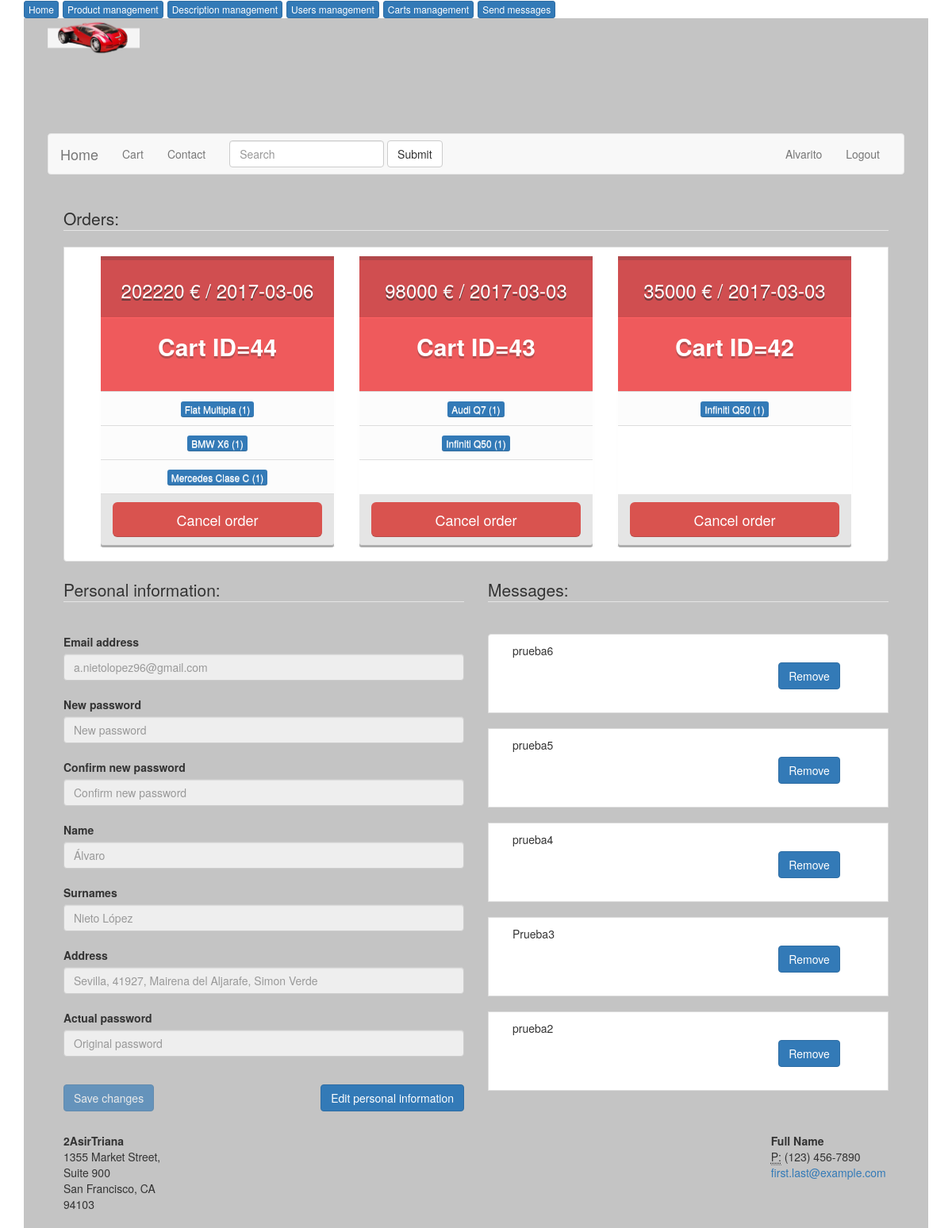
The app's page /profile.php (signed in) with its own data.
### tables this page shows
CREATE TABLE `cart` (
  `oid` int(8) NOT NULL,
  `value` int(7) NOT NULL DEFAULT '0',
  `date` date NOT NULL,
  `users.id` int(8) NOT NULL
);

CREATE TABLE `item` (
  `reference` int(8) NOT NULL,
  `name` varchar(50) NOT NULL,
  `value` int(8) NOT NULL,
  `chassis` varchar(250) NOT NULL,
  `traction` varchar(30) NOT NULL,
  `transmission` varchar(30) NOT NULL,
  `type` varchar(50) NOT NULL,
  `description` varchar(375) NOT NULL,
  `description_long` varchar(3000) NOT NULL,
  `stock` int(8) NOT NULL,
  `pic` varchar(250) NOT NULL
);

CREATE TABLE `quantity` (
  `item.reference` int(8) NOT NULL,
  `cart.oid` int(8) NOT NULL,
  `quantity` int(8) NOT NULL
);

CREATE TABLE `users` (
  `id` int(7) NOT NULL,
  `nick` varchar(20) NOT NULL,
  `email` varchar(255) NOT NULL,
  `password` varchar(50) NOT NULL,
  `address` varchar(200) DEFAULT NULL,
  `type` enum('admin','user') NOT NULL DEFAULT 'user',
  `name` varchar(30) DEFAULT NULL,
  `surname` varchar(60) DEFAULT NULL
);

CREATE TABLE `messages` (
  `mid` int(8) NOT NULL,
  `users.id` int(8) NOT NULL,
  `message` varchar(250) NOT NULL
);

### profile.php (the view, shortened to what this page needs)
<!DOCTYPE html>
<html lang="">
  <head>
    <link href="css/bootstrap.css" rel="stylesheet">
    <link href="js/bootstrap.js" rel="stylesheet">
    <link rel="stylesheet" type="text/css" href="css/index.css">
    <link rel="stylesheet" type="text/css" href="css/cart.css">
    <link rel="stylesheet" type="text/css" href="css/profile.css">
    </head>
    <body>
      <?php
      if ($_SESSION['user'] == "unloged") {
        header("Location: index.php");
      } else {
      include_once("php/connection.php");
      $sql="select * from users where
      nick='".$_SESSION["user"]."';";
      if ($result = $connection->query($sql)) {
        if ($result->num_rows==0) {
          echo "Error";
          $_SESSION="unloged";
          header("Location: index.php");
        } else {
            $objuser = $result->fetch_object();
          }
        } else {
          echo "Wrong Query";
          var_dump($sql);
      }
      }
      ?>
     <div class="container">
       <?php
       if ($_SESSION["type"] == "admin") {
         include_once("controlpanel.php");
       }
        ?>
        <div class="col-md-12" id="container">
          <div class="col-md-12" id="header">
            <img class="pull-left" src="images/logo.png" style="height:50px; width:auto;"/>
            <nav class="navbar navbar-default" id="navbar">
              <div class="container-fluid">
                <div class="navbar-header">
                  <a class="navbar-brand active" href="index.php">Home</a>
                </div>
                <div class="collapse navbar-collapse" id="bs-example-navbar-collapse-1">
                  <ul class="nav navbar-nav">
                    <li><a href="cart.php">Cart <?php if(isset($_SESSION['cartadd']) && !empty($_SESSION['cartadd'])) {echo "<i class='glyphicon glyphicon-exclamation-sign'></i>";}?></a></li>
                    <li><a href="contact.php">Contact</a></li>
                  </ul>
                  <form class="navbar-form navbar-left">
                    <div class="form-group">
                      <input type="text" class="form-control" placeholder="Search">
                    </div>
                    <button type="submit" class="btn btn-default">Submit</button>
                  </form>
                  <ul class="nav navbar-nav navbar-right">
                    <?php
                    if($_SESSION["user"] == "unloged" or "" ) {
                       echo "
                       <li><a href='register.php'>Register</a></li>
                       <li class='dropdown'>
                        <a href='#' class='dropdown-toggle' data-toggle='dropdown' role='button'
                        aria-haspopup='true' aria-expanded='false'>Log in<span class='caret'></span></a>
                        <ul class='dropdown-menu'>
                          <form class='navbar-form navbar-left' id='loger' method='POST' action='php/login.php'>
                            <div class='form-group'>
                              <input type='text' class='form-control' name='user' placeholder='user' required><br><br>
                              <input type='password' class='form-control' name='password' placeholder='password' required><br><br>
                            </div>
                            <input type='checkbox' id='remember' name='remember' value='rememberme'>
                              <label for='remember'>Remember me</label>
                            <button type='submit' class='btn btn-default' value='login'>Log In</button>
                          </form>
                        </ul>
                      </li>";
                    } else { echo "
                      <li><a href='profile.php'>".$_SESSION['user']."</a></li>
                      <li><a id='logerout' onclick='return alertlogout()' href='#' value='logout'>Logout</a></li>
                      ";
                  }
                    ?>
                  </ul>
                </div>
              </div>
            </nav>
          </div>
          <div class="col-md-12" id="content">
            <div class="col-md-12" id="orders">
             <legend>Orders:</legend>
              <div class="list-group-item" style="min-height:100px; margin-top:20px;margin-bottom:20px; overflow:auto; ">
                   <div class="col-md-12" style="height: 375px; overflow-y: scroll;">
                     <?php
                     $sql = "SELECT * FROM users WHERE `nick` = '".$_SESSION['user']."'";
                     $result = $connection->query($sql);
                     $obj = $result->fetch_object();
                     $userid = $obj->id;
                     $sql = "SELECT * FROM cart WHERE `users.id` = '$userid' ORDER BY `oid` DESC";
                     $result = $connection->query($sql);
                     while ($obj = $result->fetch_object()) {
                       echo "<div class='col-md-4'>
                         <div class='panel price panel-red'>
                            <div class='panel-heading  text-center'>
                            <h3> $obj->value € / $obj->date </h3>
                            </div>
                            <div class='panel-body text-center'>
                              <p class='lead' style='font-size:30px'><strong>Cart ID=$obj->oid</strong></p>
                            </div>
                            <ul class='list-group list-group-flush text-center' style='height: 130px; overflow: auto'>";
                            $sql1 = "SELECT * FROM quantity WHERE `cart.oid` = '$obj->oid'";
                            $result1 = $connection->query($sql1);
                            while ($obj1 = $result1->fetch_object()) {
                              $ref = $obj1->{"item.reference"};
                              $sql2 = "SELECT * FROM item WHERE `reference` = '$ref'";
                              $result2 = $connection->query($sql2);
                                 while ($obj2 = $result2->fetch_object()) {
                                   echo "<li class='list-group-item'><i class='icon-ok text-danger'></i><a href='item.php?id=$ref' class='btn btn-primary btn-xs'>$obj2->name ($obj1->quantity)</a></li>";
                                 }
                            }
                           echo "</ul>
                            <div class='panel-footer'>
                              <a class='btn btn-lg btn-block btn-danger' href='php/delete.php?usercartdel=$obj->oid'>Cancel order</a>
                            </div>
                          </div>
                        </div>";
                     }
                      ?>
                   </div>
            </div>
          </div>
            <div class="col-md-6" id="personalinfo">
              <form id="registerform" method="POST" onSubmit="return validationPass()" action="php/dataupdate.php">
                <fieldset>
                  <legend>Personal information:</legend>
                    <div class="form-group" id="alterdata">
                      <br />
                      <label for="email">Email address</label>
                      <input type="email" name="email" class="form-control" id="email" aria-describedby="emailHelp" placeholder="<?php echo "$objuser->email";?>" disabled>
                      <br />
                      <label for="password">New password</label>
                      <input type="password" name="password" class="form-control" id="password" placeholder="New password" disabled>
                      <br />
                      <label for="password2">Confirm new password</label>
                      <input type="password" name="password2" class="form-control" id="password2" placeholder="Confirm new password" disabled>
                      <br />
                      <label for="name1">Name</label>
                      <input type="text" name="name" class="form-control" id="name1" placeholder="<?php echo "$objuser->name";?>" disabled>
                      <br />
                      <label for="surname">Surnames</label>
                      <input type="text" name="surname" class="form-control" id="surname" placeholder="<?php echo "$objuser->surname";?>" disabled>
                      <br />
                      <label for="address">Address</label>
                      <input type="text" name="address" class="form-control" id="address" placeholder="<?php echo "$objuser->address";?>" disabled>
                      <br />
                      <label for="passwordold">Actual password</label>
                      <input required type="password" name="passwordold" class="form-control" id="passwordold" placeholder="Original password" disabled>
                    </div><br/>
                      <button type="submit" value="register" class="btn btn-primary" id="submiter" disabled>Save changes</button>
                      <button type="button" id="toggler" class="btn btn-primary">Edit personal information</button>
                 </fieldset>
              </form>
            </div>
            <div class="col-md-6" id="messages">
                  <legend>Messages:</legend>
                    <div class="form-group" id="messages2">
                      <?php
                      $result = $connection->query("SELECT * FROM users where `nick` = '".$_SESSION['user']."'");
                      $obj = $result->fetch_object();
                      $id = $obj->id;
                      $result = $connection->query("SELECT * FROM messages where `users.id` = '$id' or `users.id` = '14' ORDER BY `mid` DESC");
                      while ($obj = $result->fetch_object()) {
                        echo '<div class="list-group-item" style="min-height:100px; margin-top:20px;">
                                  <div class="col-md-8"  id="messagediv" style="overflow-y:scroll; height: 100%;">
                                      <p style="word-wrap: break-word; white-space: pre-line;">'.$obj->message.'</p>
                                  </div>';
                                  if ($obj->{"users.id"}!=='14' or $_SESSION['type']=='admin') {
                                  echo '<div class="col-md-4">
                                    <a style="margin-top:25px; margin-left: 20px;" href="php/delete.php?message='.$obj->mid.'"class="btn btn-primary ">
                                    Remove
                                    </a>
                                    </div>';
                                }
                        echo "</div>";
                      }
                       ?>
                     </div>
            </div>
          <div class="col-md-2" id="footerL">
            <address>
              <strong>2AsirTriana</strong><br>
              1355 Market Street, Suite 900<br>
              San Francisco, CA 94103<br>
            </address>
          </div>
          <div class="col-md-8" id="footer">
          </div>
          <div class="col-md-2" id="footerR">
            <address>
              <strong>Full Name</strong><br>
                <abbr title="Phone">P:</abbr> (123) 456-7890
              <a href="mailto:#">first.last@example.com</a>
            </address>
          </div>
          </div>
        </div>
      </div>
    </body>
</html>

### css/index.css (style rules this page uses)
div#container { height: auto; background-color: #c4c4c4; }
div#header { min-height: 200px; }
div#content { height: auto; padding: 20px; }
@media only screen and (min-width:992px) { div#content { overflow:auto; } }
@media only screen and (min-width:992px) { nav#navbar { margin-top:145px; } }
div#footerL,div#footer,div#footerR { height: 100px; }
#toggler { float:right; }
img { width: 60%; margin-left: auto; margin-right: auto; display: block; border: 0px solid; border-radius: 8px; }
#messages2 { overflow-y: scroll; height: 600px; }

### css/cart.css (style rules this page uses)
div.list-group-item { height:auto; min-height:250px; }
img { width: auto !important; }
#messagediv { height: 80px !important; }
#messages { min-height: 700px; }

### css/profile.css (style rules this page uses)
.panel.price, .panel.price>.panel-heading { border-radius:0px; -moz-transition: all .3s ease; -o-transition: all .3s ease; -webkit-transition: all .3s ease; }
.panel.price>.panel-heading { box-shadow: 0px 5px 0px rgba(50,50,50, .2) inset; text-shadow:0px 3px 0px rgba(50,50,50, .6); }
.price .list-group-item { border-bottom-:1px solid rgba(250,250,250, .5); }
.panel.price .list-group-item:last-child { border-bottom-right-radius: 0px; border-bottom-left-radius: 0px; }
.panel.price .list-group-item:first-child { border-top-right-radius: 0px; border-top-left-radius: 0px; }
.price .panel-footer { color: #fff; border-bottom:0px; background-color: rgba(0,0,0, .1); box-shadow: 0px 3px 0px rgba(0,0,0, .3); }
.panel.price .btn { box-shadow: 0 -1px 0px rgba(50,50,50, .2) inset; border:0px; }
.price.panel-red>.panel-heading { color: #fff; background-color: #D04E50; border-color: #FF6062; border-bottom: 1px solid #FF6062; }
.price.panel-red>.panel-body { color: #fff; background-color: #EF5A5C; }
.price.panel-red>.panel-body .lead { text-shadow: 0px 3px 0px rgba(50,50,50, .3); }
.price.panel-red .list-group-item { color: #333; background-color: rgba(50,50,50, .01); font-weight:600; text-shadow: 0px 1px 0px rgba(250,250,250, .75); }

### records on screen
cart: value "202220", date "2017-03-06", oid "44"
quantity: quantity "1"
item: name "Fiat Multipla"
quantity: quantity "1"
item: name "BMW X6"
quantity: quantity "1"
item: name "Mercedes Clase C"
cart: value "98000", date "2017-03-03", oid "43"
quantity: quantity "1"
item: name "Audi Q7"
quantity: quantity "1"
item: name "Infiniti Q50"
cart: value "35000", date "2017-03-03", oid "42"
quantity: quantity "1"
users: email "a.nietolopez96@gmail.com", name "Álvaro", surname "Nieto López", address "Sevilla, 41927, Mairena del Aljarafe, Simon Verde"
messages: message "prueba6"
messages: message "prueba5"
messages: message "prueba4"
messages: message "Prueba3"
messages: message "prueba2"

### other values on screen
$_SESSION['user'] "Alvarito"
